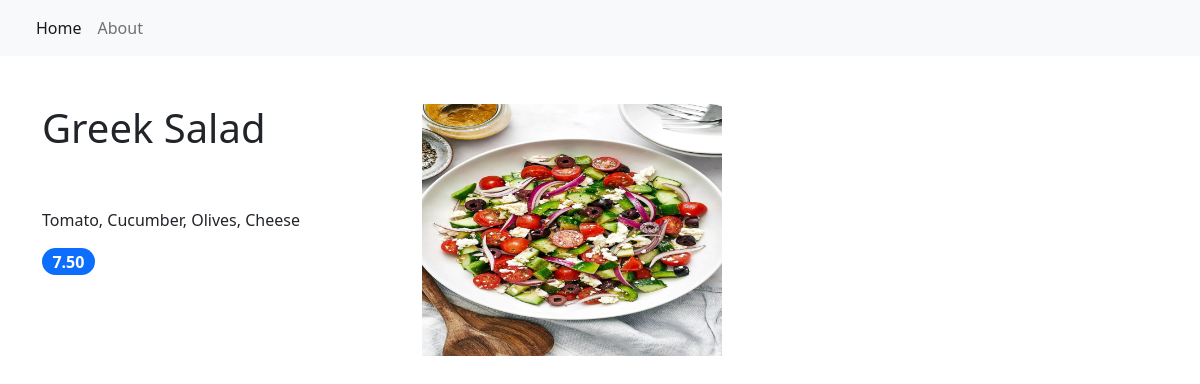
/item/2/, run on the app's committed database.
### restaurant_menu/models.py (models this page shows, shortened)
class Item(models.Model):
    meal = models.CharField(max_length=100, unique=True)
    description = models.CharField(max_length=500)
    price = models.DecimalField(max_digits=5, decimal_places=2)
    category = models.CharField(max_length=100, choices=MEAL_TYPE)
    author = models.ForeignKey(User, on_delete=models.PROTECT)
    status = models.IntegerField(choices=STATUS, default=1)
    date_created = models.DateTimeField(auto_now_add=True)
    date_updated = models.DateTimeField(auto_now=True)
    image = models.ImageField(upload_to='uploads/', default='pizza1.jpeg')

### restaurant_menu/views.py (the view)
# urls.py: path('item/<int:pk>/', views.MenuItemDetail.as_view(), name='menu_item'),
class MenuItemDetail(generic.DetailView):
    model = Item
    template_name = "detail_menu.html"

### restaurant_menu/templates/detail_menu.html
{% extends 'base.html' %}
{% block content %}
<div class="container">
    <div class="row">
        <div class="col-4">
            <h1 class="pt-5">{{ item.meal }}</h1>
            <p class="pt-5">{{ item.description }}</p>
            <span class="badge bg-primary rounded-pill" style="font-size: 16px;">{{ item.price }}</span>
        </div>
        <div class="col-6">
            <img class="card-img-top pt-5" src="{{ item.image.url }}" alt="..." style="max-height: 300px; width: 300px;" />
        </div>
    </div>
</div>
{% endblock content %}

### data on the page
Item: meal "Greek Salad", description "Tomato, Cucumber, Olives, Cheese", price "7.50", image (picture)
